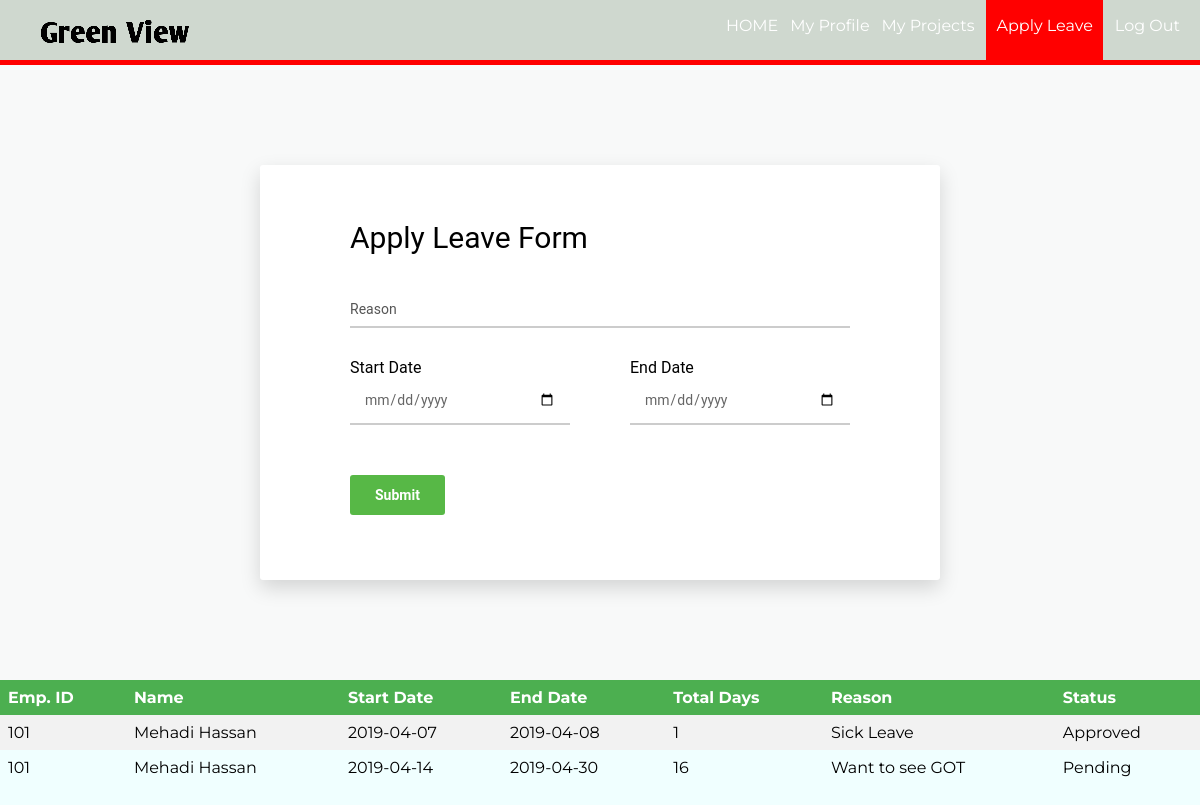
The app's page /applyleave.php?id=101 with its own data.
### tables this page shows
CREATE TABLE `employee_leave` (
  `id` int(11) DEFAULT NULL,
  `token` int(11) NOT NULL,
  `start` date DEFAULT NULL,
  `end` date DEFAULT NULL,
  `reason` char(100) DEFAULT NULL,
  `status` char(50) DEFAULT NULL
);

CREATE TABLE `employee` (
  `id` int(11) NOT NULL,
  `firstName` varchar(100) NOT NULL,
  `lastName` varchar(100) NOT NULL,
  `email` varchar(100) NOT NULL,
  `password` text NOT NULL,
  `birthday` date NOT NULL,
  `gender` varchar(10) NOT NULL,
  `contact` varchar(20) NOT NULL,
  `nid` int(20) NOT NULL,
  `address` varchar(100) DEFAULT NULL,
  `dept` varchar(100) NOT NULL,
  `degree` varchar(100) NOT NULL,
  `pic` text NOT NULL
);

### applyleave.php (the view, shortened to what this page needs)
<?php
	$id = (isset($_GET['id']) ? $_GET['id'] : '');
	require_once ('process/dbh.php');
?>
<html>
<head>
	<link rel="stylesheet" type="text/css" href="styleapply.css">
</head>
<body bgcolor="#F0FFFF">
	<header>
		<nav>
		<h1><img src="./assets/logo-img.png" alt="logo" srcset=""></h1>
			<ul id="navli">
				<li><a class="homeblack" href="eloginwel.php?id=<?php echo $id?>"">HOME</a></li>
				<li><a class="homeblack" href="myprofile.php?id=<?php echo $id?>"">My Profile</a></li>
				<li><a class="homeblack" href="empproject.php?id=<?php echo $id?>"">My Projects</a></li>
				<li><a class="homered" href="applyleave.php?id=<?php echo $id?>"">Apply Leave</a></li>
				<li><a class="homeblack" href="elogin.html">Log Out</a></li>
			</ul>
		</nav>
	</header>
	<div class="divider"></div>
	<div class="page-wrapper bg-blue p-t-100 p-b-100 font-robo">
        <div class="wrapper wrapper--w680">
            <div class="card card-1">
                <div class="card-body">
                    <h2 class="title">Apply Leave Form</h2>
                    <form action="process/applyleaveprocess.php?id=<?php echo $id?>" method="POST">
                        <div class="input-group">
                            <input class="input--style-1" type="text" placeholder="Reason" name="reason">
                        </div>
                        <div class="row row-space">
                            <div class="col-2">
                            	<p>Start Date</p>
                                <div class="input-group">
                                    <input class="input--style-1" type="date" placeholder="start" name="start">
                                </div>
                            </div>
                            <div class="col-2">
                            	<p>End Date</p>
                                <div class="input-group">
                                    <input class="input--style-1" type="date" placeholder="end" name="end">
                                </div>
                            </div>
                        </div>
                        <div class="p-t-20">
                            <button class="btn btn--radius btn--green" type="submit">Submit</button>
                        </div>
                    </form>
                </div>
            </div>
        </div>
    </div>
	<table>
			<tr>
				<th align = "center">Emp. ID</th>
				<th align = "center">Name</th>
				<th align = "center">Start Date</th>
				<th align = "center">End Date</th>
				<th align = "center">Total Days</th>
				<th align = "center">Reason</th>
				<th align = "center">Status</th>
			</tr>
			<?php
				$sql = "Select employee.id, employee.firstName, employee.lastName, employee_leave.start, employee_leave.end, employee_leave.reason, employee_leave.status From employee, employee_leave Where employee.id = $id and employee_leave.id = $id order by employee_leave.token";
				$result = mysqli_query($conn, $sql);
				while ($employee = mysqli_fetch_assoc($result)) {
					$date1 = new DateTime($employee['start']);
					$date2 = new DateTime($employee['end']);
					$interval = $date1->diff($date2);
					echo "<tr>";
					echo "<td>".$employee['id']."</td>";
					echo "<td>".$employee['firstName']." ".$employee['lastName']."</td>";
					echo "<td>".$employee['start']."</td>";
					echo "<td>".$employee['end']."</td>";
					echo "<td>".$interval->days."</td>";
					echo "<td>".$employee['reason']."</td>";
					echo "<td>".$employee['status']."</td>";
				}
			?>
		</table>
</body>
</html>

### styleapply.css (style rules this page uses)
body { margin: 0px; }
header { background:#cfd8cf !important; color: white; padding: 16px 20px 6px 40px; height: 60px; }
header h1 { display: inline; font-family: 'Lobster', cursive; font-weight: 400; font-size: 32px; float: left; margin-top: 0px; margin-right: 10px; }
nav ul { display: inline; padding: 0px; float: right; }
nav ul li { display: inline-block; list-style-type: none; color: white; float: left; margin-left: 12px; }
nav ul li a { color: white; text-decoration: none; }
#navli { font-family: 'Montserrat', sans-serif; }
.homered { background-color: red; padding: 30px 10px 25px 10px; }
.divider { background-color: red; height: 5px; }
.font-robo { font-family: "Roboto", "Arial", "Helvetica Neue", sans-serif; }
.row { display: -webkit-box; display: -webkit-flex; display: -moz-box; display: -ms-flexbox; display: flex; -webkit-flex-wrap: wrap; -ms-flex-wrap: wrap; flex-wrap: wrap; }
.row-space { -webkit-box-pack: justify; -webkit-justify-content: space-between; -moz-box-pack: justify; -ms-flex-pack: justify; justify-content: space-between; }
.col-2 { width: -webkit-calc((100% - 60px) / 2); width: -moz-calc((100% - 60px) / 2); width: calc((100% - 60px) / 2); }
html { -webkit-box-sizing: border-box; -moz-box-sizing: border-box; box-sizing: border-box; }
* { padding: 0; margin: 0; }
*, *:before, *:after { -webkit-box-sizing: inherit; -moz-box-sizing: inherit; box-sizing: inherit; }
h1, h2, h3, h4, h5, h6, blockquote, p, pre, dl, dd, ol, ul, figure, hr, fieldset, legend { margin: 0; padding: 0; }
table { border-collapse: collapse; border-spacing: 0; }
button { outline: none; background: none; border: none; }
.page-wrapper { min-height: 100; }
h1, h2, h3, h4, h5, h6 { font-weight: 400; }
h1 { font-size: 36px; }
h2 { font-size: 30px; }
.bg-blue { background: #F8F9F9; }
.p-t-100 { padding-top: 100px; }
.p-t-20 { padding-top: 20px; }
.p-b-100 { padding-bottom: 100px; }
.wrapper { margin: 0 auto; }
.wrapper--w680 { max-width: 680px; }
.btn { line-height: 40px; display: inline-block; padding: 0 25px; cursor: pointer; font-family: "Roboto", "Arial", "Helvetica Neue", sans-serif; color: #fff; -webkit-transition: all 0.4s ease; -o-transition: all 0.4s ease; -moz-transition: all 0.4s ease; transition: all 0.4s ease; font-size: 14px; font-weight: 700; }
.btn--radius { -webkit-border-radius: 3px; -moz-border-radius: 3px; border-radius: 3px; }
.btn--green { background: #57b846; }
input[type="date" i] { padding: 14px; }
input { outline: none; margin: 0; border: none; -webkit-box-shadow: none; -moz-box-shadow: none; box-shadow: none; width: 100%; font-size: 14px; font-family: inherit; }
.input-group { position: relative; margin-bottom: 30px; border-bottom: 2px solid #ccc; }
.input--style-1 { padding: 9px 0; color: #666; }
.title { margin-bottom: 37px; }
.card { overflow: hidden; -webkit-border-radius: 3px; -moz-border-radius: 3px; border-radius: 3px; background: #fff; }
.card-1 { -webkit-box-shadow: 0px 8px 20px 0px rgba(0, 0, 0, 0.15); -moz-box-shadow: 0px 8px 20px 0px rgba(0, 0, 0, 0.15); box-shadow: 0px 8px 20px 0px rgba(0, 0, 0, 0.15); }
.card-1 .card-body { padding: 0 90px; padding-top: 55px; padding-bottom: 65px; }
table { margin: 0px; margin-bottom: 100px; border-collapse: collapse; width: 100%; font-family: 'Montserrat', sans-serif; }
th, td { text-align: left; padding: 8px; }
tr:nth-child(even) { background-color: #f2f2f2 }
th { background-color: #4CAF50; color: white; }

### records on screen
employee_leave: id "101", id.firstName "Mehadi", id.lastName "Hassan", start "2019-04-07", end "2019-04-08", start+end "1", reason "Sick Leave", status "Approved"
employee_leave: id "101", id.firstName "Mehadi", id.lastName "Hassan", start "2019-04-14", end "2019-04-30", start+end "16", reason "Want to see GOT", status "Pending"
